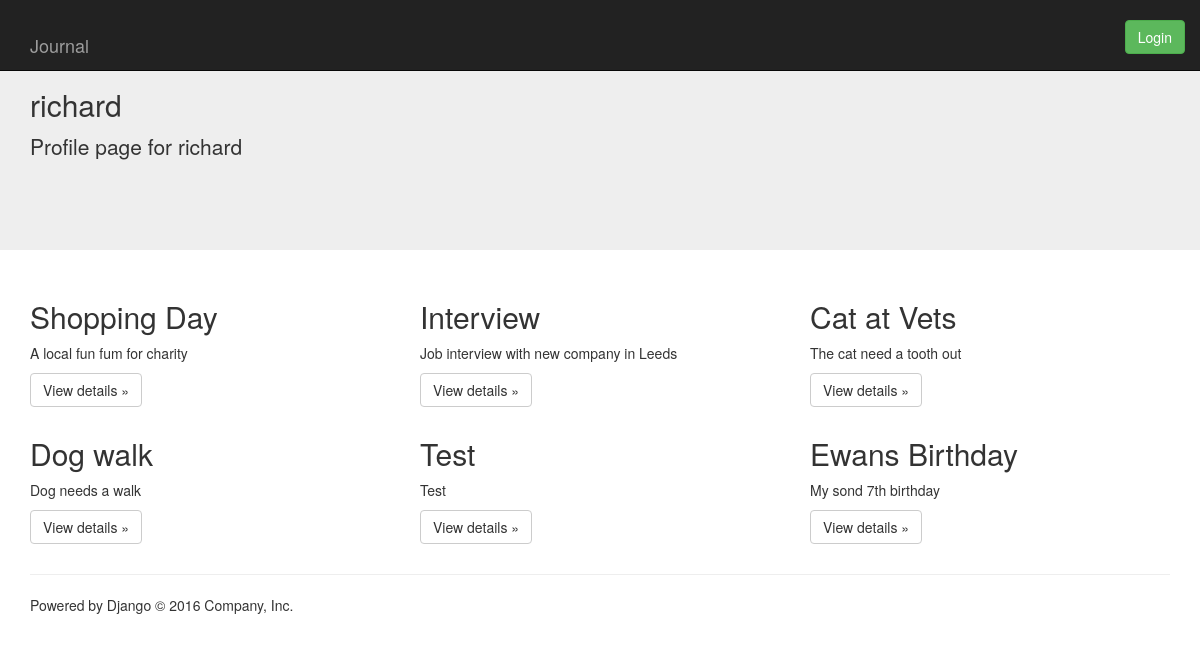
The page /user/richard/ on the database its author committed.
### main_app/models.py (models this page shows, shortened)
class Event(models.Model):
    user = models.ForeignKey(User)
    title = models.CharField(max_length=64)
    description = models.CharField(max_length=64)
    eventdate = models.DateField(blank=True, null=True)
    rating = models.DecimalField(max_digits=10, decimal_places=3)
    image = models.ImageField(upload_to='uploads')

### main_app/views.py (the view)
# urls.py: url(r'^user/(\w+)/$', views.user_profile, name='user_profile'),
def user_profile(request, username):
    user = User.objects.get(username=username)
    entry = Event.objects.filter(user=user)
    return render(request, 'profile.html', {
            'username' : username,
            'entry' : entry}
            )

### main_app/templates/profile.html (shortened to what this page needs)
{% extends 'header.html' %}
{% load staticfiles %}
{% block content %}
<div class="jumbotron">
  <div class="container">
    <h2>{{ username }}</h2>
    <p>Profile page for {{ username }}</p>
    <hr>
  </div>
</div>
<div class="container">
 <div class="row">
  {% for entry in entry %}
   <div class="col-md-4">
     <h2>{{ entry.title }}</h2>
     <p>{{ entry.description }}</p>
     <p><a class="btn btn-default" href="/{{ entry.id }}/" role="button">View details &raquo;</a></p>
   </div>
     {% if forloop.counter|divisibleby:3 %}
       </div><div class ="row">
     {% endif %}
   {% endfor %}
</div>
{% endblock %}

### rows shown on the page
Event: title "Shopping Day", description "A local fun fum for charity"
Event: title "Interview", description "Job interview with new company in Leeds"
Event: title "Cat at Vets", description "The cat need a tooth out"
Event: title "Dog walk", description "Dog needs a walk"
Event: title "Test", description "Test"
Event: title "Ewans Birthday", description "My sond 7th birthday"

### other values the page prints
{{ username }} "richard"
